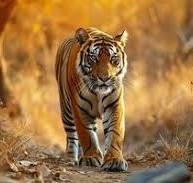
#> input picture cv/image.jpeg, 193 x 183 px
$ python practice.py
#> lines starting #> are read from the running program, lines starting #| are printed output that depends on the picture
import cv2
import matplotlib.pyplot as plt
img=cv2.imread("image.jpeg")
#> img is the input picture: shape (183, 193, 3); mean B, G, R 66.8, 117, 158.8
print(img.shape)
#| (183, 193, 3)
cv2.rectangle(img,(1200,1200),(500,500),(255,0,0),10)
cv2.line(img,(1000,1000),(1000,1500),(0,255,0),3)
resize=cv2.resize(img,(2000,2000))
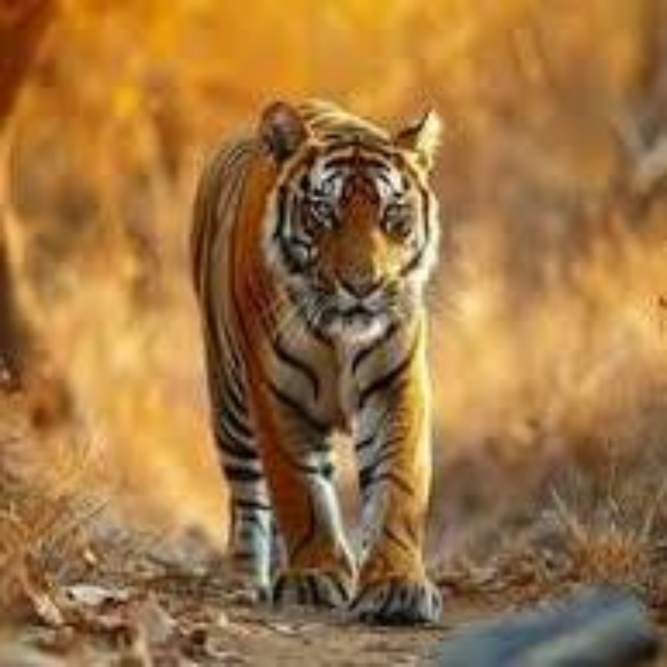
#> resize: shape (2000, 2000, 3) (shown at 1/3 size); mean B, G, R 66.7, 116.9, 158.7
plt.imshow(cv2.cvtColor(resize,cv2.COLOR_BGR2RGB))
plt.axis("off")
plt.show()
